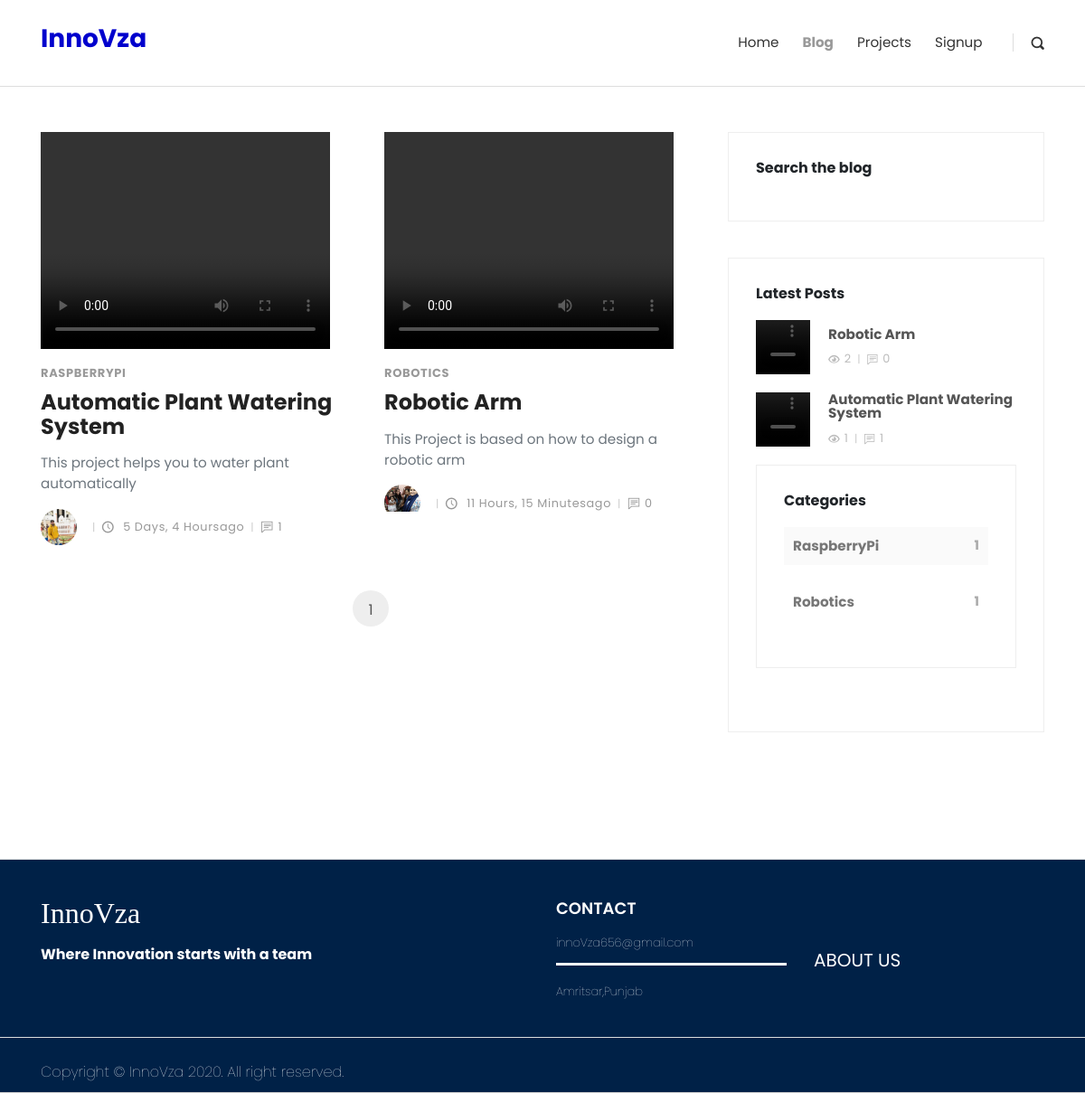
Screenshot of /projectinfo/ with the database file from the repository.
### InnovzaApp/models.py (models this page shows, shortened)
class Project(models.Model):
    title = models.CharField(max_length=100)
    overview = models.TextField()
    requirement=HTMLField()
    description=models.TextField()
    code_file=models.FileField(upload_to='code/')
    timestamp = models.DateTimeField(auto_now_add=True)
    author = models.ForeignKey(UserInfo, on_delete=models.CASCADE)
    project_video = models.FileField(upload_to='videos/')
    categories = models.ManyToManyField(Category)
    featured = models.BooleanField(default=True)
    def get_absolute_url(self):
        return reverse('project-detail', kwargs={
            'id': self.id
        })
    @property
    def comment_count(self):
        return ProjectComment.objects.filter(project=self).count()
    @property
    def view_count(self):
        return ProjectView.objects.filter(project=self).count()

class Category(models.Model):
    title=models.CharField(max_length=20)
    def __str__(self):
        return self.title

class UserInfo(models.Model):
    full_name=models.CharField(max_length=30)
    username=models.CharField(max_length=30,unique=True)
    phoneno=models.CharField(max_length=10)
    gender=models.CharField(max_length=1)
    profile_pic = models.ImageField(upload_to='profile/', null=True, blank=True)

### InnovzaApp/views.py (the view)
# urls.py: url(r'^projectinfo/$', views.projectinfo, name='project-list'),
def projectinfo(request):
    category_count = get_category_count1()
    project_list = Project.objects.all()
    paginator = Paginator(project_list, 4)
    page_request_var = 'page'
    page = request.GET.get(page_request_var)
    most_recent = Project.objects.order_by('-timestamp')[:3]
    try:
        paginated_queryset = paginator.page(page)
    except PageNotAnInteger:
        paginated_queryset = paginator.page(1)
    except EmptyPage:
        paginated_queryset = paginator.page(paginator.num_pages)
    context = {
        'queryset': paginated_queryset,
        'category_count': category_count,
        'most_recent': most_recent,
        'page_request_var': page_request_var
    }
    return render(request, 'projectInfo.html', context)

### InnovzaApp/views.py (called while the page is built)
def get_category_count1():
    from django.db.models import Count
    queryset=Project\
        .objects\
        .values('categories__title')\
        .annotate(Count('categories__title'))
    return queryset

### InnovzaApp/templates/projectInfo.html (shortened to what this page needs)
{% extends 'base.html' %}
{% load static %}
{% block content %}
    <div class="container">
      <div class="row">
        <main class="posts-listing col-lg-8">
          <div class="container">
            <div class="row">
              {% for project in queryset %}
              <div class="post col-xl-6">
                <div class="post-thumbnail">
                  <a href="{{ project.get_absolute_url }}"><video width="320" height="240" controls><source src="{{ project.project_video.url }}" type=video/mp4></video></a></div>
                <div class="post-details">
                  <div class="post-meta d-flex justify-content-between">
                    <div class="category">
                      {% for cat in project.categories.all %}
                      <a href="#">{{ cat }}</a>
                      {% endfor %}
                    </div>
                  </div><a href="{{ project.get_absolute_url }}">
                    <h3 class="h4">{{ project.title }}</h3></a>
                  <p class="text-muted">{{ project.overview }}</p>
                  <footer class="post-footer d-flex align-items-center"><a href="#" class="author d-flex align-items-center flex-wrap">
                      <div class="avatar"><img src="{{ project.author.profile_pic.url }}" alt="..." class="img-fluid"></div>
                      <div class="title"></div></a>
                    <div class="date"><i class="icon-clock"></i> {{ project.timestamp |timesince }}ago</div>
                    <div class="comments meta-last"><i class="icon-comment"></i>{{ project.comment_count }}</div>
                  </footer>
                </div>
              </div>
              {% endfor %}
            </div>
            <nav aria-label="Page navigation example">
              <ul class="pagination pagination-template d-flex justify-content-center">
                <li class="page-item"><a href="?{{ page_request_var }}={{ queryset.number }}" class="page-link active">{{ queryset.number }}</a></li>
              </ul>
            </nav>
          </div>
        </main>
        <aside class="col-lg-4">
          <div class="widget search">
            <header>
              <h3 class="h6">Search the blog</h3>
            </header>
          </div>
          <div class="widget latest-posts">
            <header>
              <h3 class="h6">Latest Posts</h3>
            </header>
            <div class="blog-posts">
              {% for project in most_recent %}
              <a href="{{ project.get_absolute_url }}">
                <div class="item d-flex align-items-center">
                  <div class="image"><video width="60" height="60" controls><source src="{{ project.project_video.url }}" type=video/mp4></video></div>
                  <div class="title"><strong>{{ project.title }}</strong>
                    <div class="d-flex align-items-center">
                      <div class="views"><i class="icon-eye"></i>{{project.view_count }}</div>
                      <div class="comments"><i class="icon-comment"></i>{{ project.comment_count }}</div>
                    </div>
                  </div>
                </div>
              </a>
              {% endfor %}
            </div>
          <div class="widget categories">
            <header>
              <h3 class="h6">Categories</h3>
            </header>
            {% for cat in category_count %}
            <div class="item d-flex justify-content-between"><a href="#">{{ cat.categories__title }}</a><span>{{ cat.categories__title__count }}</span></div>
            {% endfor %}
          </div>
        </aside>
      </div>
    </div>
{% endblock %}

### InnovzaApp/static/css/style.default.css (style rules this page uses)
body { overflow-x: hidden; }
strong { font-weight: 700; }
a, i, span { display: inline-block; text-decoration: none; -webkit-transition: all 0.3s; transition: all 0.3s; }
a i { -webkit-transition: none; transition: none; }
ul { margin: 0; padding: 0; }
main, aside { padding: 50px 0 100px; }
.widget { margin-bottom: 40px; padding: 30px; border: 1px solid #eee; }
.widget header { margin-bottom: 20px; }
.category a { color: #999; letter-spacing: 0.08em; font-weight: 700; text-transform: uppercase; text-decoration: none; font-size: 13px; }
.category a::after { content: ','; color: #ddd; display: inline-block; margin-right: 5px; }
.category a:last-of-type::after { display: none; }
i[class*="icon-"] { -webkit-transform: translateY(3px); transform: translateY(3px); }
.pagination-template li.page-item { margin: 0 5px; }
.pagination-template a.page-link { width: 40px; height: 40px; line-height: 27px; border-radius: 50% !important; border: 1px solid #ddd; color: #555; text-align: center; }
.pagination-template a.page-link:hover, .pagination-template a.page-link.active { background: #f5f5f5; }
h1, h2, h3, h4, h5, h6 { margin-bottom: 15px; }
.pagination-template a.page-link { width: 40px; height: 40px; line-height: 27px; border-radius: 50% !important; border: none; color: #555; text-align: center; }
.pagination-template a.page-link:hover, .pagination-template a.page-link.active { background: #eee; }
.post-meta { margin: 10px 0; font-size: 0.8em; }
.post p:not(.lead) { font-weight: 400; color: #777; font-size: 0.95em; }
.post a { text-decoration: none; }
.post h3 { line-height: 1.1em; color: #222; -webkit-transition: all 0.3s; transition: all 0.3s; margin-bottom: 1rem; }
.post .category a { color: #999; letter-spacing: 0.05em; font-weight: 700; text-transform: uppercase; text-decoration: none; }
.post .date { letter-spacing: 0.05em; font-weight: 400; text-transform: uppercase; color: #aaa; }
.post .avatar { max-width: 40px; min-width: 40px; height: 40px; overflow: hidden; border-radius: 50%; margin-right: 10px; }
.post .title, .post .date, .post .comments, .post .views { font-weight: 400; color: #999; text-transform: capitalize; }
.post .title i, .post .date i, .post .comments i, .post .views i { margin-right: 5px; font-size: 1.1em; }
.post .title::after, .post .date::after, .post .comments::after, .post .views::after { content: '|'; display: inline-block; margin: 0 7px; font-size: 0.9em; color: #ccc; }
.post .meta-last::after { display: none; }
main.posts-listing { padding-top: 50px; padding-left: 0; padding-right: 0; }
main.posts-listing .post { margin-bottom: 50px; }
main.posts-listing .post-footer { font-size: 0.8em; }
.widget.latest-posts a { display: block; color: #555; text-decoration: none; }
.widget.latest-posts .image { min-width: 60px; max-width: 60px; height: 60px; overflow: hidden; margin-right: 20px; }
.widget.latest-posts .item { margin-bottom: 20px; }
.widget.latest-posts strong { font-size: 0.95em; display: block; line-height: 1em; }
.widget.latest-posts .views, .widget.latest-posts .comments { font-size: 0.8em; font-weight: 400; color: #bbb; margin-top: 10px; }
.widget.latest-posts .views i, .widget.latest-posts .comments i { margin-right: 5px; }
.widget.latest-posts .views::after, .widget.latest-posts .comments::after { content: '|'; display: inline-block; margin: 0 7px; font-size: 0.9em; color: #ccc; }
.widget.latest-posts .comments::after { display: none; }
.widget.categories .item { background: #fafafa; padding: 10px; color: #777; font-weight: 700; }
.widget.categories .item:nth-of-type(2n+2) { background: none; }
.widget.categories .item a { color: inherit; font-size: 0.95em; }
.widget.categories .item span { font-size: 0.9em; color: #aaa; }
body { font-family: "Open Sans", sans-serif; font-size: 1rem; font-weight: normal; line-height: 1.5; color: #212529; background-color: #fff; }
a { color: #999; text-decoration: none; }
h1, h2, h3, h4, h5, h6, .h1, .h2, .h3, .h4, .h5, .h6 { margin-bottom: 0.5rem; font-family: inherit; font-weight: 700; line-height: 1.1; color: inherit; }
h3, .h3 { font-size: 1.75rem; }
h4, .h4 { font-size: 1.5rem; }
h6, .h6 { font-size: 1rem; }
.page-item:first-child .page-link { border-top-left-radius: 0.25rem; border-bottom-left-radius: 0.25rem; }
.page-item:last-child .page-link { border-top-right-radius: 0.25rem; border-bottom-right-radius: 0.25rem; }
.page-link { padding: 0.5rem 0.75rem; line-height: 1.25; color: #999; background-color: #fff; border: 1px solid #ddd; }

### rows the page displays
Project: title "Automatic Plant Watering System", overview "This project helps you to water plant automatically", author.profile_pic (picture), timestamp "5 Days, 4 Hours", comment_count "1", view_count "1"
Category: title "RASPBERRYPI"
Project: title "Robotic Arm", overview "This Project is based on how to design a robotic arm", author.profile_pic (picture), timestamp "11 Hours, 15 Minutes", comment_count "0", view_count "2"
Category: title "ROBOTICS"

### other values shown
{{ queryset.number }} "1"
{{ cat.categories__title }} "RaspberryPi" "Robotics"
{{ cat.categories__title__count }} "1" "1"
